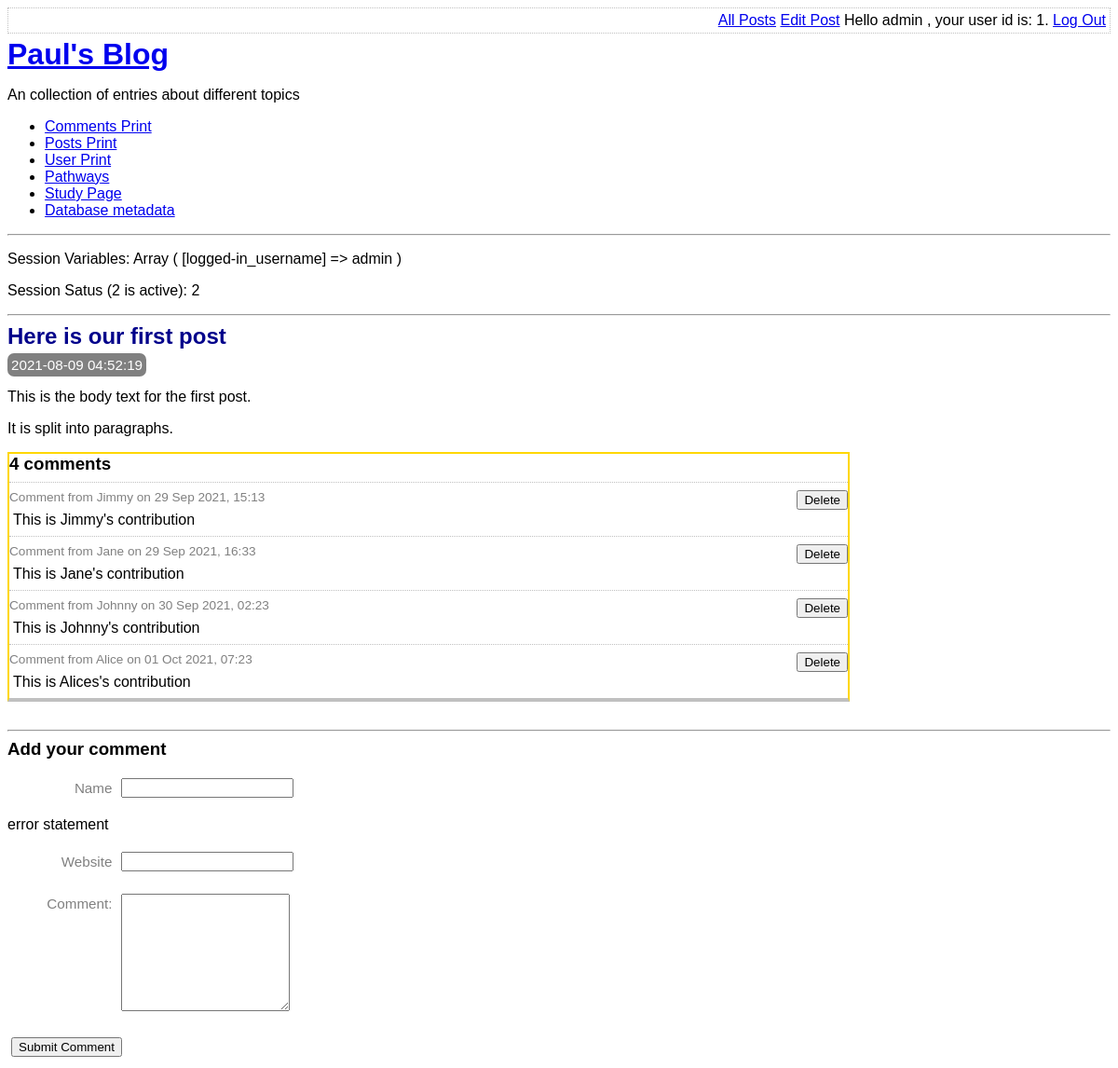
Page /view-post.php?post_id=1 (signed in) on the committed database.
### tables this page shows
CREATE TABLE user(
    id integer primary key autoincrement not null,
    username text not null,
    password text not null,
    created_at date not null,
    is_enabled boolean not null default true
);

CREATE TABLE post(
    id integer primary key autoincrement not null,
    title text not null,
    body text not null,
    user_id integer not null,
    created_at date not null,
    updated_at date,
    foreign key (user_id) references user(id)
);

CREATE TABLE comment(
    id integer primary key autoincrement not null,
    post_id integer not null,
    created_at date not null,
    name text not null,
    website text,
    text text not null,
    foreign key (post_id) references post(id)
);

### lib/view-post-common.php (called while the page is built, shortened)
<?php
function getPostRow(PDO $pdo, $postId){
    $stmt = $pdo -> prepare(
        'select title, created_at , body
        from post
        where id=:id'
    );
    $result = $stmt -> execute(
        array('id' => $postId, )
    );
    $row = $stmt -> fetch(PDO::FETCH_ASSOC);
    return $row;
}

### view-post.php (the view, shortened to what this page needs)
<?php
require_once 'lib/common.php';
require_once 'lib/view-post-common.php';
if ( isset( $_GET['post_id'] ) )
{
  $postId = $_GET['post_id'];
}
else{
  $postId = 0;
}
$pdo = getPDO();
$row = getPostRow($pdo, $postId);
if($_POST){
  $postData = $_POST;
  $commentData = array(
    'name' => $_POST['comment-name'],
    'website' => $_POST['comment-website'],
    'text' => $_POST['comment-text'],
  );
  $errors = addCommentToPost($pdo, $postId, $commentData);
  if(!$errors){
    redirectAndExit('view-post.php?post_id=' . $postId);
  }
}else{
  $commentData = array(
      'name' => '',
      'website' => '',
      'text' => '',
  );
}
?>
<?php
require_once 'templates/boilerplate.php';
?>
<body>
  <?php require 'templates/title.php' ?>
    <div class="post">
      <h2>
        <?php echo htmlEscape($row['title']) ?>
      </h2>
      <div class="date">
        <?php echo $row['created_at'] ?>
      </div>
      <p>
        <?php echo  convertNewLinesToParagraphs($row['body']) ?>
      </p>
    </div>
    <div class="comment-list">
      <h3> <?php echo countCommentsForPost($pdo , $postId) ?> comments</h3>
      <?php foreach (getCommentsForPost($pdo, $postId) as $comment): ?>
        <div class="comment">
          <div class="comment-meta">
            Comment from
            <?php echo htmlEscape($comment['name']) ?> on
            <?php echo convertSQliteDate($comment['created_at']) ?>
            <?php if(isLoggedIn()): ?>
              <input type="submit" name="delete-comment[<?php echo $comment['id'] ?>]" value="Delete" />
              <?php endif ?>
          </div>
          <div class="comment-body">
            <?php echo convertNewLinesToParagraphs($comment['text']) ?>
          </div>
        </div>
      <?php endforeach ?>
    </div>
    <hr/>
    <h3> Add your comment </h3>
    <form method="post" class="comment-form user-form">
    <p>
      <label for="comment-name"> Name </label>
      <input type="text" id="comment-name" name="comment-name" value="<?php echo htmlEscape($commentData['name']) ?>"  />
      <p> error statement </p>
    </p>
    <p>
      <label for="comment-website"> Website </label>
      <input type="text" id="comment-website" name="comment-website" value="<?php echo htmlEscape($commentData['website']) ?>" />
      </p>
    <p>
      <label for="comment-text"> Comment: </label>
      <textarea id="comment-text" name="comment-text" rows="8" columns="70" ><?php echo htmlEscape($commentData['text']) ?></textarea>
    </p>
      <input type="submit" value="Submit Comment"/>
    </form>
</body>
</html>

### templates/title.php
<div class="top-menu">
    <div class="menu-options">
        <?php if(isLoggedIn()): ?>
            <a href='list-posts.php'>All Posts</a>
            <a href='edit-post.php'>Edit Post</a>
            Hello <?php echo htmlEscape(getAuthUser()) ?> , your user id is:  <?php echo htmlEscape( getAuthUserId( getPDO()) ) ?>.
            <a href="log-out.php">Log Out</a>
            <?php else: ?>
            <a href="log-in.php">Log in</a>
        <?php endif ?>
    </div>
</div>
<a href='index.php'><h1>Paul's Blog </h1></a>
    <p>An collection of entries about different topics</p>
    <ul>
        <li><a href="print_table.php?tablename=comment">Comments Print</a>
        <li><a href="print_table.php?tablename=post">Posts Print</a>
        <li><a href="print_table.php?tablename=user">User Print</a>
        <li><a href="pathways.php">Pathways</a>
        <li><a href="study_page.php">Study Page</a>
        <li><a href="db-meta.php">Database metadata</a>
    </ul>
    <hr>
    <?php
if(session_status() === 2){
$sessionVars = print_r($_SESSION, true);
echo '<p> Session Variables: ' . $sessionVars . '</p>';
echo '<p> Session Satus (2 is active): ' . session_status() . '</p>';
}
 ?>
    <hr/>

### lib/common.php (shortened to what this page needs)
<?php
function getRootPath()
{
    return realpath(__DIR__ . '/..');
}
function getDatabasePath()
{
    return getRootPath() . '/data/data.sqlite';
}
function getDsn()
{
    return 'sqlite:' . getDatabasePath();
}
function getPDO()
{
    $pdo = new PDO(getDsn());
    $result = $pdo -> query('pragma foreign_keys = ON');
    return $pdo;
}
function htmlEscape($html){
    return htmlspecialchars($html, ENT_HTML5, 'UTF-8');
}
function convertNewLinesToParagraphs($text){
    $escaped= htmlEscape($text);
    return '<p>' . str_replace("\n", "</p><p>" , $escaped) . '</p>';
}
function convertSQliteDate($sqlDate){
    $date = DateTime::createFromFormat("Y-m-d H:i:s",$sqlDate);
    return $date -> format('d M Y, H:i');
}
function countCommentsForPost(PDO $pdo, $postId){
    $pdo = getPDO();
    $sql = "
    select count(*) c from comment
    where post_id = :post_id
    ";
    $stmt = $pdo -> prepare($sql);
    $stmt ->execute(
        array('post_id' => $postId, )
    );
    return (int) $stmt -> fetchColumn();
}
function getCommentsForPost(PDO $pdo, $postId){
    $pdo = getPDO();
    $sql = "
    select id, name, text, created_at, website
    from comment
    where post_id = :post_id
    ";
    $stmt = $pdo -> prepare($sql);
    $stmt ->execute(
        array('post_id' => $postId, )
    );
    return $stmt -> fetchAll(PDO::FETCH_ASSOC);
}
function isLoggedIn(){
    return isset($_SESSION['logged-in_username']);
}
function getAuthUser(){
    return isLoggedIn() ? $_SESSION['logged-in_username'] : null;
}
function getAuthUserId(PDO $pdo){
    $sql = "
    select id
    from user
    where username = :username
    ";
    $stmt = $pdo -> prepare($sql);
    $stmt -> execute(
        array( 'username' => getAuthUser(), )
    );
    return $stmt->fetchColumn();
}

### assets/main.css (style rules this page uses)
.top-menu { border: 1px dotted silver; overflow: hidden; padding: 4px; margin-bottom: 4px; }
.menu-options { float: right; }
h1 , h2, h3 { margin-top: 0; margin-bottom: 8px; }
body { font-size: 100%; font-family:sans-serif; }
.post-synopsis h2 , .post h2 { color: darkblue; }
.post .date , .post-synopsis .meta { color:white; background-color: grey; border-radius: 7px; padding: 4px; display: inline; font-size: 0.95em; }
.comment .comment-meta { font-size: 0.85em; color: gray; border-top: 1px dotted silver; padding-top: 8px; }
.comment .comment-meta input { float: right; }
.comment-body p { margin: 8px 4px; }
.comment-list { border: 2px solid gold; border-bottom: 4px solid silver; margin-bottom: 30px; max-width: 900px; }
.user-form input, .user-form textarea { margin: 4px; }
.user-form label { font-size: 0.95em; margin: 6px; width: 7em; color: gray; float: left; text-align: right; clear: left; }

### rows in the picture
user: id "1"
post: title "Here is our first post", created_at "2021-08-09 04:52:19", body "This is the body text for the first post. It is split into paragraphs."
comment: name "Jimmy", created_at "29 Sep 2021, 15:13", text "This is Jimmy's contribution"
comment: name "Jane", created_at "29 Sep 2021, 16:33", text "This is Jane's contribution"
comment: name "Johnny", created_at "30 Sep 2021, 02:23", text "This is Johnny's contribution"
comment: name "Alice", created_at "01 Oct 2021, 07:23", text "This is Alices's contribution"

### other values in the picture
htmlEscape(getAuthUser()) "admin"
$sessionVars "Array ( [logged-in_username] => admin )"
session_status() "2"
countCommentsForPost($pdo , $postId) "4"
